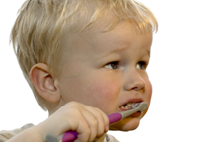
#> input picture clase3-4/pycientifico/src/codigoInicio/img/cepillo.png, 217 x 142 px
$ python 13_aritmeticas_bajar_contraste.py
#> lines starting #> are read from the running program, lines starting #| are printed output that depends on the picture
# Importamos librerias
import cv2
import numpy as np
import matplotlib.pyplot as plt

# Leemos nuestra imagen
imagen = cv2.imread('../img/cepillo.png')
#> imagen is the input picture: shape (142, 217, 3); mean B, G, R 170.1, 186.5, 203.3
#imgBGR = cv2.imread('img/monedas.jpg')

# Dividir a la mitad la intensidad del brillo en cada canal
imagen_dividida = imagen // 2
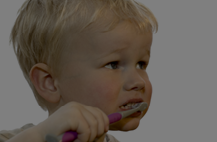
#> imagen_dividida: shape (142, 217, 3); mean B, G, R 84.7, 92.9, 101.3

# Mostrar la imagen original y la imagen con la intensidad dividida
cv2.imshow('Imagen Original', imagen)
cv2.imshow('Imagen con Intensidad Dividida', imagen_dividida)
cv2.waitKey(0)
cv2.destroyAllWindows()

$ run again, with clase3-4/pycientifico/src/codigoInicio/img/ninosgris.png copied over clase3-4/pycientifico/src/codigoInicio/img/cepillo.png
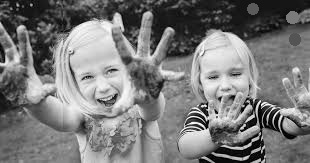
#> input picture clase3-4/pycientifico/src/codigoInicio/img/ninosgris.png, 310 x 163 px
#> imagen is the input picture: shape (163, 310, 3); min 0, max 255, mean 121.8
#> `imagen_dividida = imagen // 2`:
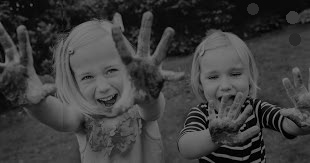
#> imagen_dividida: shape (163, 310, 3); min 0, max 127, mean 60.6

$ run again, with clase3-4/pycientifico/src/codigoInicio/img/flowers.jpeg saved as clase3-4/pycientifico/src/codigoInicio/img/cepillo.png
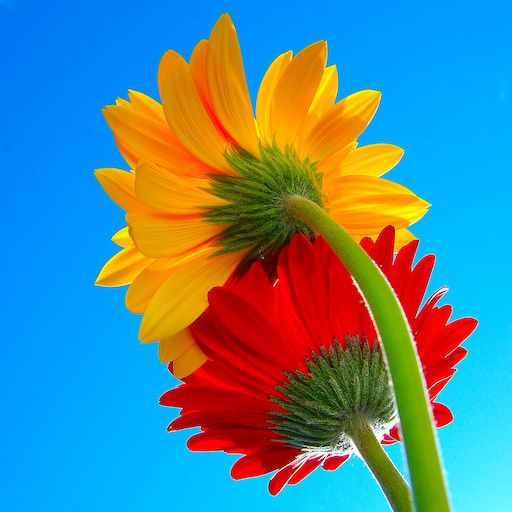
#> input picture clase3-4/pycientifico/src/codigoInicio/img/flowers.jpeg, 512 x 512 px
#> imagen is the input picture: shape (512, 512, 3); mean B, G, R 145.1, 134.9, 86.6
#> `imagen_dividida = imagen // 2`:
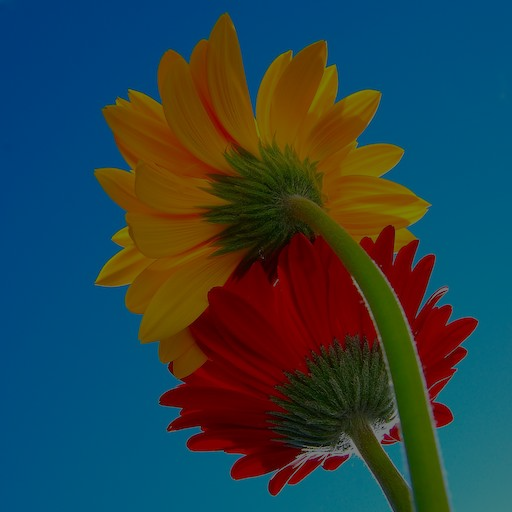
#> imagen_dividida: shape (512, 512, 3); mean B, G, R 72.3, 67.2, 43.1
